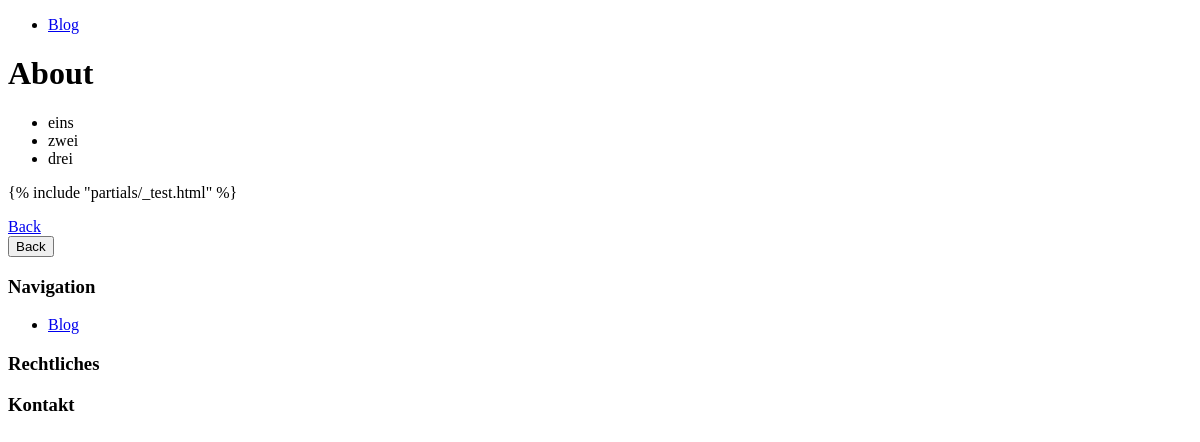
The app's page /page/about, older data.
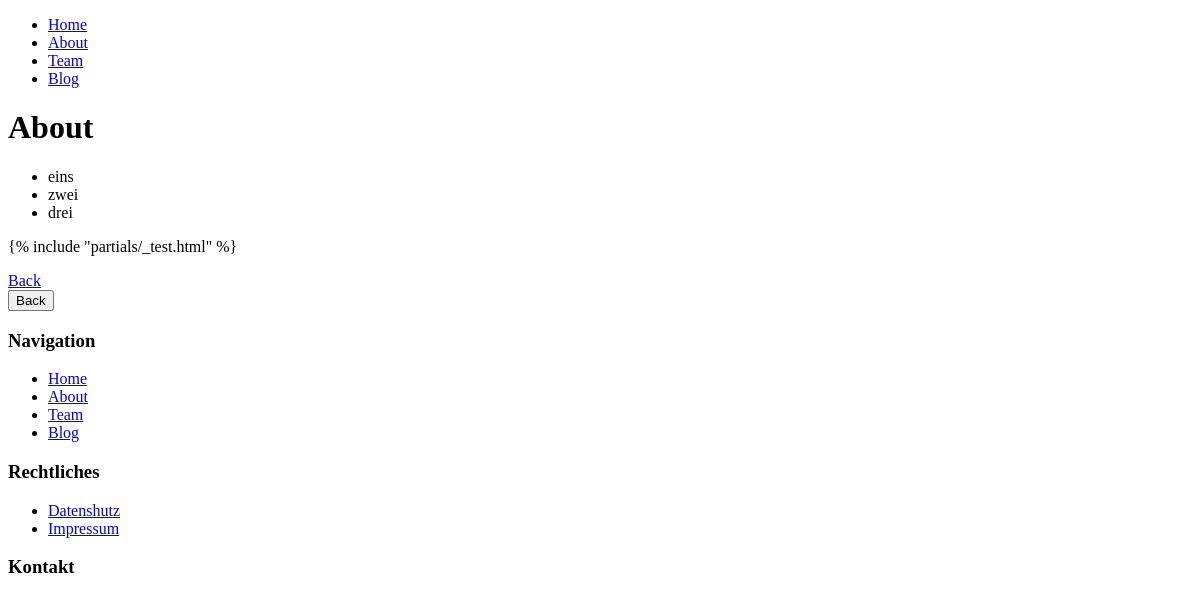
The same page, newer data.
### pages/models.py (models this page shows, shortened)
class Page(models.Model):
    title = models.CharField(max_length=255)
    slug = models.SlugField(unique=True, blank=True)
    index = models.IntegerField(default=1)
    content = models.TextField()
    featured_image = models.ForeignKey(Image, on_delete=models.SET_NULL, null=True, blank=True)
    published = models.BooleanField(default=True)
    is_home = models.BooleanField(default=False)
    created_at = models.DateTimeField(auto_now_add=True)
    updated_at = models.DateTimeField(auto_now=True)

### pages/views.py (the view)
# urls.py: path("<slug:slug>", views.page_single, name="pages-page-single-slug")
def page_single(request, slug):
    page = get_object_or_404(models.Page, slug=slug)
    if(page.is_home == True):
        url = reverse("homepage")
        return HttpResponseRedirect(url)
    return render(request, "pages/page_single.html", {
        "page": page,
    })

### utils/context_processors.py (called while the page is built)
def menus_context(request):
    menu_main = models.Menu.objects.get(name="Main")
    menu_meta = models.Menu.objects.get(name="Meta")
    pages_main = menu_main.pages.filter(published=True).order_by("index")
    pages_meta = menu_meta.pages.filter(published=True).order_by("index")
    return {
        "pages_main": pages_main,
        "pages_meta": pages_meta
    }

### pages/templates/pages/page_single.html (shortened to what this page needs)
{% extends "base.html" %}
{% block content %}
    <h1>{{ page.title|title }}</h1>
    <p>
        {% autoescape off %}
            {{ page.content }}
        {% endautoescape %}
    </p>
    <a href="#" class="back-link">Back</a>
    <br />
    <button class="back-link">Back</button>
{% endblock %}

### templates/base.html (shortened to what this page needs)
{% load static %}
<!DOCTYPE html>
<html lang="en">
<head>
    <link rel="stylesheet" href="{% static "css/style.css" %}">
</head>
<body>
    {% include "partials/_navigation_main.html" %}
    {% block content %}{% endblock %}
    <footer>
        <div>
            <h3>Navigation</h3>
            {% include "partials/_navigation_main.html" %}
        </div>
        <div>
            <h3>Rechtliches</h3>
            {% include "partials/_navigation_meta.html" %}
        </div>
        <div>
            <h3>Kontakt</h3>
        </div>
    </footer>
</body>
</html>

### templates/partials/_navigation_main.html
<nav>
    <ul>
        {% for page in pages_main %}
            <li><a class="{% if page.title|lower in request.path or page.is_home and request.path == "/" %}active{% endif %}" href="{% url "pages-page-single-slug" slug=page.slug %}">{{ page.title }}</a></li>
        {% endfor %}
        <li><a href="{% url "blog-posts" %}">Blog</a></li>
    </ul>
</nav>

### templates/partials/_navigation_meta.html
<nav>
    <ul>
        {% for page in pages_meta %}
            <li><a class="{% if page.title|lower in request.path or page.is_home and request.path == "/" %}active{% endif %}" href="{% url "pages-page-single-slug" slug=page.slug %}">{{ page.title }}</a></li>
        {% endfor %}
    </ul>
</nav>

### static/css/style.css (style rules this page uses)
* { box-sizing: border-box; }

Row changes from the older to the newer data that the page shows:
now on this page (row unchanged): Page: title "Home"
now on one of the page's lists (row unchanged): Page: title "About"
now on this page (row edited): Page: title "Team"
now on this page (row unchanged): Page: title "Datenshutz", shown under "Rechtliches"
now on this page (row unchanged): Page: title "Impressum", shown under "Rechtliches"
